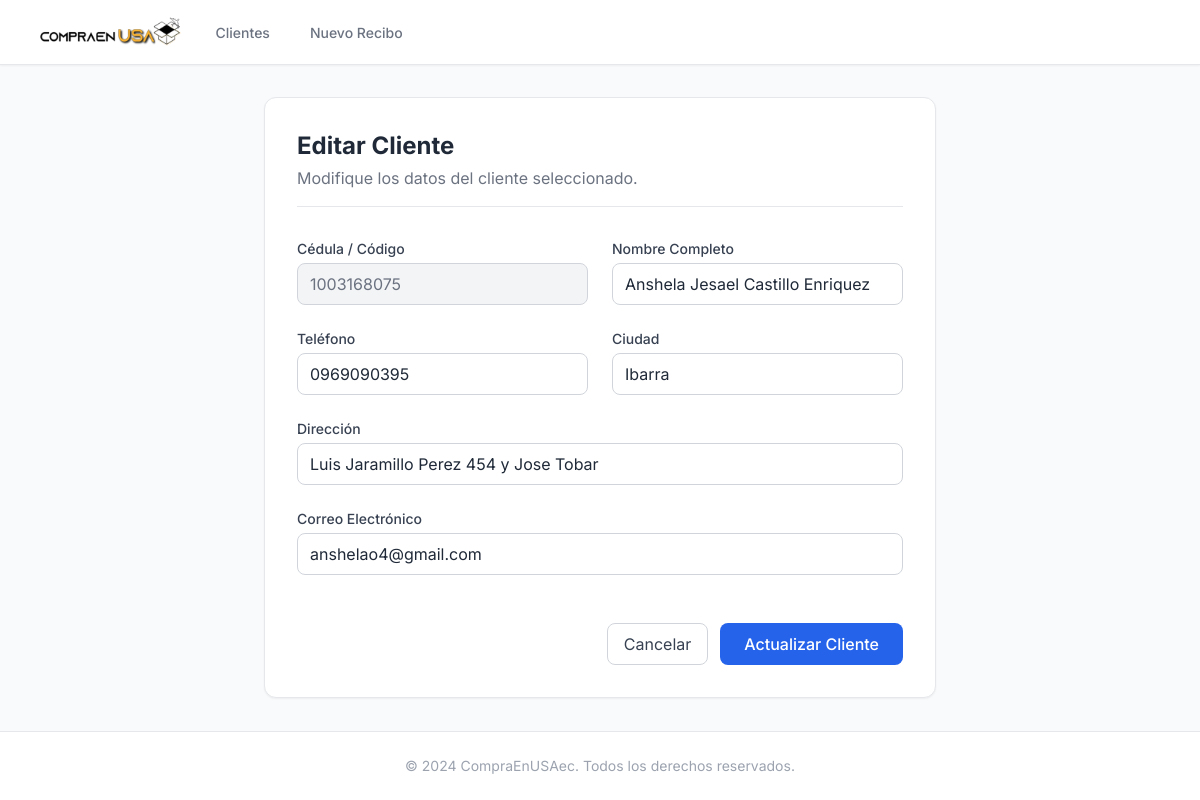
Screenshot of /edicionCliente/1003168075 with the database file from the repository.
### Aplicaciones/Lista/models.py (models this page shows, shortened)
class Clientes(models.Model):
    codigo=models.CharField(primary_key=True,max_length=15)
    Nombre_Apellido=models.CharField(max_length=50)
    Direccion=models.CharField(max_length=50)
    Ciudad=models.CharField(max_length=15)
    Telefono=models.CharField(max_length=15)
    email=models.EmailField()

### Aplicaciones/Lista/views.py (the view)
# urls.py: path("edicionCliente/<codigo>", views.edicionCliente, name="edicionCliente"),
def edicionCliente(request, codigo):
    cliente = get_object_or_404(Clientes, codigo=codigo)
    return render(request, "edicionCliente.html", {"cliente": cliente})

### Aplicaciones/Lista/templates/edicionCliente.html (shortened to what this page needs)
{% extends 'base.html' %}
{% block content %}
<div class="max-w-2xl mx-auto">
    <div class="bg-white rounded-xl shadow-sm border border-gray-200 p-8">
        <div class="mb-8 border-b pb-4">
            <h2 class="text-2xl font-bold text-gray-800">Editar Cliente</h2>
            <p class="text-gray-500 mt-1">Modifique los datos del cliente seleccionado.</p>
        </div>
        <form method="POST" action="{% url 'editarCliente' %}" class="space-y-6">
            <div class="grid grid-cols-1 md:grid-cols-2 gap-6">
                <div class="col-span-1">
                    <label class="block text-sm font-medium text-gray-700 mb-1">Cédula / Código</label>
                    <input type="text" value="{{cliente.codigo}}" disabled
                        class="w-full bg-gray-100 border border-gray-300 rounded-lg px-3 py-2 text-gray-500 cursor-not-allowed">
                </div>
                <div class="col-span-1">
                    <label class="block text-sm font-medium text-gray-700 mb-1">Nombre Completo</label>
                    <input type="text" name="txtNombreApellido" value="{{cliente.Nombre_Apellido}}"
                        class="w-full border border-gray-300 rounded-lg px-3 py-2 focus:ring-blue-500 focus:border-blue-500"
                        required>
                </div>
                <div class="col-span-1">
                    <label class="block text-sm font-medium text-gray-700 mb-1">Teléfono</label>
                    <input type="text" name="txtTelefono" value="{{cliente.Telefono}}"
                        class="w-full border border-gray-300 rounded-lg px-3 py-2 focus:ring-blue-500 focus:border-blue-500"
                        required>
                </div>
                <div class="col-span-1">
                    <label class="block text-sm font-medium text-gray-700 mb-1">Ciudad</label>
                    <input type="text" name="txtCiudad" value="{{cliente.Ciudad}}"
                        class="w-full border border-gray-300 rounded-lg px-3 py-2 focus:ring-blue-500 focus:border-blue-500"
                        required>
                </div>
                <div class="col-span-2">
                    <label class="block text-sm font-medium text-gray-700 mb-1">Dirección</label>
                    <input type="text" name="txtDireccion" value="{{cliente.Direccion}}"
                        class="w-full border border-gray-300 rounded-lg px-3 py-2 focus:ring-blue-500 focus:border-blue-500"
                        required>
                </div>
                <div class="col-span-2">
                    <label class="block text-sm font-medium text-gray-700 mb-1">Correo Electrónico</label>
                    <input type="email" name="txtEmail" value="{{cliente.email}}"
                        class="w-full border border-gray-300 rounded-lg px-3 py-2 focus:ring-blue-500 focus:border-blue-500"
                        required>
                </div>
            </div>
            <div class="flex justify-end gap-3 pt-6">
                <a href="{% url 'home' %}"
                    class="px-4 py-2 border border-gray-300 rounded-lg text-gray-700 hover:bg-gray-50 transition-colors">
                    Cancelar
                </a>
                <button type="submit"
                    class="px-6 py-2 bg-blue-600 text-white rounded-lg hover:bg-blue-700 transition-colors font-medium">
                    Actualizar Cliente
                </button>
            </div>
        </form>
    </div>
</div>
{% endblock %}

### Aplicaciones/Lista/templates/Base.html (style rules this page uses)
body { font-family: 'Inter', sans-serif; }

### rows the page displays
Clientes: codigo "1003168075", txtNombreApellido "Anshela Jesael Castillo Enriquez", txtTelefono "0969090395", txtCiudad "Ibarra", txtDireccion "Luis Jaramillo Perez 454 y Jose Tobar", txtEmail "anshelao4@gmail.com"
